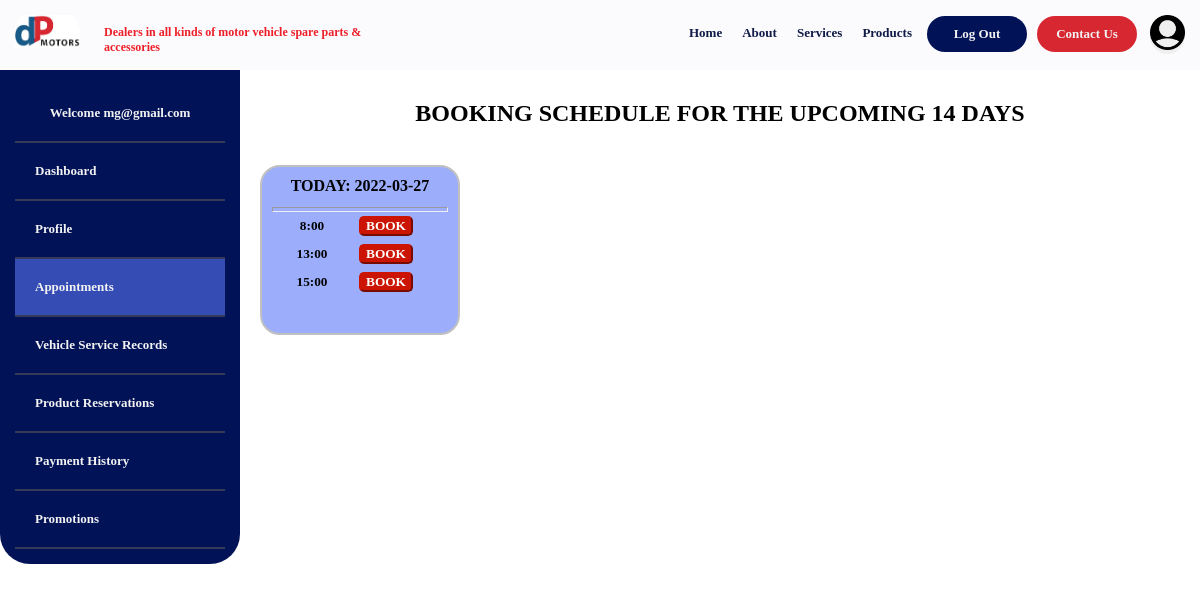
The page /UI/Customer/customer appointments/bookAppointment.php (signed in) on the database its author committed.
### tables this page shows
CREATE TABLE IF NOT EXISTS `users` (
  `id` int(10) NOT NULL AUTO_INCREMENT,
  `fname` varchar(255) NOT NULL,
  `lname` varchar(255) NOT NULL,
  `email` varchar(255) NOT NULL,
  `nic` varchar(255) NOT NULL,
  `password` varchar(255) NOT NULL,
  `type` varchar(100) DEFAULT NULL,
  `contact` text,
  `address` text,
  `state` varchar(15) NOT NULL DEFAULT 'activated',
  PRIMARY KEY (`id`)
);

CREATE TABLE IF NOT EXISTS `schedule` (
  `id` int(11) NOT NULL AUTO_INCREMENT,
  `date` date NOT NULL,
  `timeslot` int(10) NOT NULL,
  `state` varchar(11) NOT NULL,
  PRIMARY KEY (`id`)
);

### UI/Customer/customer appointments/bookAppointment.php (the view, shortened to what this page needs)
<?php
include '../../../includes/dbh.inc.php';
?>
<!DOCTYPE HTML>
<html lang="en">
<head>
    <link rel="stylesheet" href="../../../css/main.css">
    <link rel="stylesheet" href="../../../css/schedule.css">
</head>
<body>
    <div class="row r1">
        <?php include_once("../customerTopNav.php");?>
    </div>
    <div class="row r3">
        <div class="col-15 sideNav">
        <?php include_once("../customerSideNav.php");?>
        </div>
        <div class="col-16 content">
            <div class="row">
                <div class="col-12">
                    <h2 style="text-align:center;">BOOKING SCHEDULE FOR THE UPCOMING 14 DAYS</h2>
                    <br>
                </div>
                <?php
                    $sql = "SELECT DISTINCT date FROM schedule WHERE date >=CURDATE() ORDER BY date LIMIT 14";
                    $result = $conn->query($sql);
                    if (mysqli_num_rows($result) > 0){
                        while ($row = mysqli_fetch_assoc($result)) {
                            $today = date("Y-m-d");
                            if ($row['date'] == $today){
                ?>
                <div class="col-3 dateCard today">
                    <h4  class="availDate">TODAY: <?php echo $row['date'];?></h4>
                    <hr style="height:5px;">
                        <?php
                            $sql2 = "SELECT DISTINCT timeslot, id FROM schedule WHERE state='open' AND date='{$row['date']}' order by timeslot ";
                            $result2 = $conn->query($sql2);
                            if (mysqli_num_rows($result2) > 0){
                                while ($row2 = mysqli_fetch_assoc($result2)) {
                        ?>
                        <table class="timeslotsListed">
                            <tr>
                                <td><h5><?php echo $row2['timeslot'];?>:00</h5></td>
                                <td>
                                    <form action="./bookAppointment-form.php" method="post">
                                        <button type="submit" name="book" class="bookButton">
                                            BOOK
                                        </button>
                                    </form>
                                </td>
                            </tr>
                        </table>
                        <?php
                            }
                        }
                        else{
                            echo "<br>";
                            echo "<h5 style='text-align:center;'>NO TIMESLOTS AVAILABLE</h5>";
                        }
                        ?>
                </div>
                <?php
                }
                ?>
            <?php
                }
            }
            ?>
            </div>
        </div>
    </div>
</body>
</html>

### UI/Customer/customerTopNav.php (shortened to what this page needs)
<div class="col-13">
    <img src="../../../images/logo.png" class="navLogo">
</div>
<div class="col-nav">
    <h4 class="navSlogan">Dealers in all kinds of motor vehicle spare parts & accessories</h4>
</div>
<div class="col-14 navbar">
        <a href="../../Auth-UI/index.php#home">Home</a>
        <a href="../../Auth-UI/index.php#about">About</a>
        <a href="../../Auth-UI/index.php#services">Services</a>
        <a href="../customer gerneral/productsCatalogue.php">Products</a>
        <?php
            if (isset($_SESSION['id'])){
            include '../../../includes/dbh.inc.php';
                $sql = "SELECT * FROM users WHERE id='{$_SESSION['id']}'";
                $result = mysqli_query($conn, $sql);
                if (mysqli_num_rows($result) > 0) {
                    while ($row = mysqli_fetch_assoc($result)) {
                echo "
                <form action='../../../includes/logout.inc.php'>
                <button class='navButton'> Log Out </button>
                </form>
                <form action='../../Auth-UI/index.php#contact'>
                <button class='navButton contact'> Contact Us </button>
                </form>
                &nbsp;&nbsp; ";
                        if($row['type'] == 'manager'){
                        echo "<form action='../../dashboards/managerDash.php'>
                        <button style='border:0px;cursor:pointer;'> <img src='../../../images/profile-login.png' style='max-width:35px;'></button>
                        </form>
                        ";   }
                        elseif($row['type'] == 'admin'){
                            echo "<form action='../../Administrator/adminDash.php'>
                            <button style='border:0px;cursor:pointer;'> <img src='../../../images/profile-login.png' style='max-width:35px;'></button>
                            </form>
                            ";   }
                        elseif($row['type'] == 'cashier'){
                            echo "<form action='../../dashboards/cashierDash.php'>
                            <button style='border:0px;cursor:pointer;'> <img src='../../../images/profile-login.png' style='max-width:35px;'></button>
                            </form>
                            ";   }
                        else{
                            echo "<form action='../../Auth-UI/customerDash.php'>
                            <button style='border:0px;cursor:pointer;'> <img src='../../../images/profile-login.png' style='max-width:35px;'></button>
                            </form>
                            ";   }
                    }
                }
             }
             ?>
</div>

### css/schedule.css (style rules this page uses)
.dateCard { padding:10px; width:200px; height:170px; background-color:#FFFAFA; border: 2px solid silver; margin-left:5px; margin-top:5px; border-radius:20px; }
.today { background-color:#9cadfc; }
.availDate { text-align:center; height: 30px; }
.bookButton { border-color:#cb1403; color:white; width:90px; text-align:center; border-radius:5px; background-color:#cb1403; }
.timeslotsListed { margin-left: auto; margin-right: auto; }
.timeslotsListed td { padding:2px; width:50px; text-align:center; }

### css/responsive.css (style rules this page uses)
* { margin:0; padding:0; font-family: 'Tahoma'; font-weight:bold; box-sizing:border-box; }
[class*="col-"] { float: left; padding: 15px; border: 0px solid red; }
.row::after { content: ""; clear: both; display: table; }
.col-3 { width: 25%; }
.col-12 { width: 100%; }
.col-13 { width: 7%; }
.col-14 { width: 68%; }
.col-15 { width: 20%; }
.col-16 { width: 80%; }
.col-nav { width: 25%; }
.navLogo { height: auto; width: 65px; z-index: -1; }
.navSlogan { padding-top: 10px; padding-left: 5px; color:#ED1F28; font-size: 12px; }
.r1 { background-color: #FBFBFD; }
.navbar { text-align: center; display: flex; justify-content: end; }
.navbar a { overflow: hidden; color: #111B47; padding: 10px 10px; text-decoration: none; font-size: 13px; }
button { border-radius:25px; }
.navButton { border: none; background-color:#021257; width: 100px; padding: 10px 10px; transition-duration:0.4s; cursor: pointer; margin: 1px 5px; text-align: center; text-decoration: none; color:#F2F2F2; font-size: 13px; font-weight: bold; }
.contact { background-color: #D72731; }
.sideNav { border-radius: 0px 0px 30px 30px; background-color: #021257; transition: 0.5s; overflow: hidden; }

### css/landingPage.css (style rules this page uses)
.bookButton { max-width:60%; width:auto; height:auto; border-radius: 50%; cursor: pointer; }

### rows shown on the page
schedule: timeslot "8"
schedule: timeslot "13"
schedule: timeslot "15"

### other values the page prints
$customerEmail "mg@gmail.com"
$row['date'] "2022-03-27"
